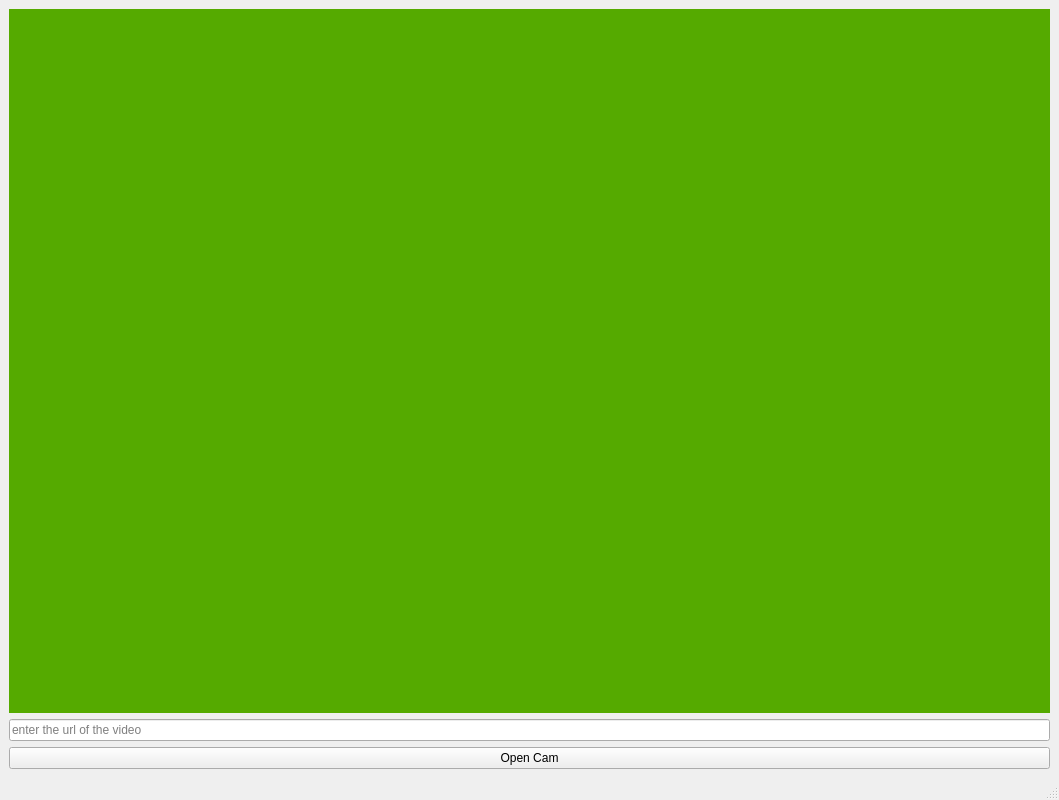
<?xml version="1.0" encoding="UTF-8"?>
<ui version="4.0">
 <class>mainWindow</class>
 <widget class="QMainWindow" name="mainWindow">
  <property name="geometry">
   <rect>
    <x>0</x>
    <y>0</y>
    <width>1059</width>
    <height>800</height>
   </rect>
  </property>
  <property name="windowTitle">
   <string>mainWindow</string>
  </property>
  <widget class="QWidget" name="centralwidget">
   <layout class="QVBoxLayout" name="verticalLayout">
    <item>
     <widget class="QLabel" name="imgLabel">
      <property name="minimumSize">
       <size>
        <width>1041</width>
        <height>0</height>
       </size>
      </property>
      <property name="styleSheet">
       <string notr="true">background-color: rgb(85, 170, 0);</string>
      </property>
      <property name="text">
       <string/>
      </property>
     </widget>
    </item>
    <item>
     <widget class="QLineEdit" name="urlLine">
      <property name="text">
       <string/>
      </property>
      <property name="placeholderText">
       <string>enter the url of the video</string>
      </property>
     </widget>
    </item>
    <item>
     <widget class="QPushButton" name="pushButton">
      <property name="text">
       <string>Open Cam</string>
      </property>
     </widget>
    </item>
   </layout>
  </widget>
  <widget class="QMenuBar" name="menubar">
   <property name="geometry">
    <rect>
     <x>0</x>
     <y>0</y>
     <width>1059</width>
     <height>22</height>
    </rect>
   </property>
  </widget>
  <widget class="QStatusBar" name="statusbar"/>
 </widget>
 <resources/>
 <connections/>
</ui>
